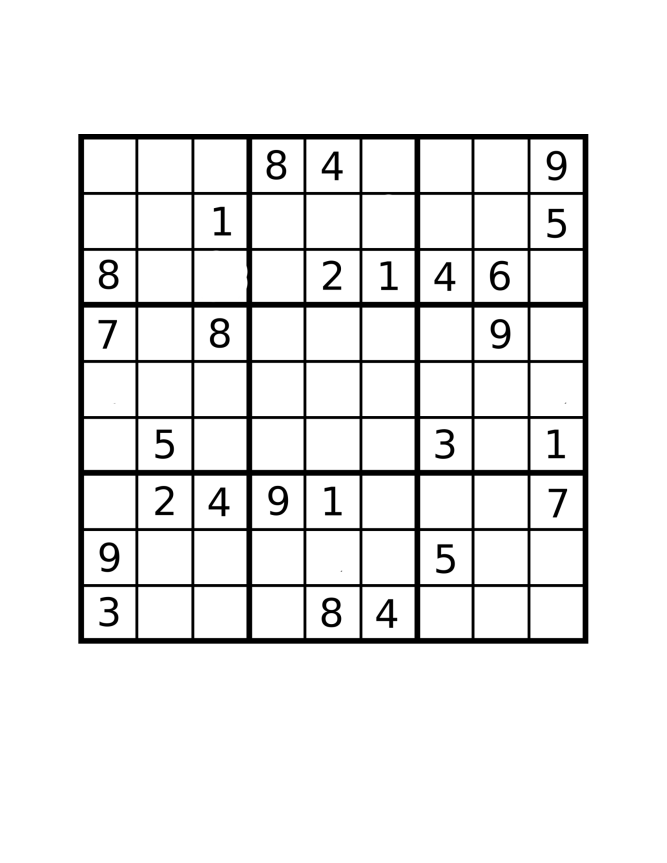
#> input picture test/s1.png, 2000 x 2588 px, given in place of the camera (shown at 1/3 size)
$ python sudokuocr.py
#> lines starting #> are read from the running program, lines starting #| are printed output that depends on the picture; after the words box and inside, x2 and y2 are one past the last pixel; in counts of white or black regions, pixels touching at a corner belong together
#!/usr/bin/env python2
import cv2
import numpy as np
import sys

matStr = ''

def getImageFromCamera():
	camera = cv2.VideoCapture(1)
	while True:
		img = camera.read()
		thresh = cv2.cvtColor(img[1],cv2.COLOR_BGR2GRAY)
		thresh = cv2.adaptiveThreshold(thresh,255,1,1,11,2)
		thresh = getBiggestContour(thresh)

		try:
			cv2.drawContours(img[1],[thresh.astype('int')],0,(0,255,0),3)
		except Exception:
			pass

		cv2.imshow("SudokuOCR",img[1])
		if (cv2.waitKey(5) != -1):
			return [thresh,img[1]]

def getBiggestContour(image):
	biggest = None
	maxArea = 0
	contours, hierarchy = cv2.findContours(image, cv2.RETR_TREE, cv2.CHAIN_APPROX_SIMPLE)
	for contour in contours:
		contour = contour.astype('int')
		area = cv2.contourArea(contour)
		if area > 100 and area > maxArea:
			peri = cv2.arcLength(contour,True)
			approx = cv2.approxPolyDP(contour, 0.02*peri, True)
			biggest = approx
			maxArea = area
	return biggest

def transformImage(contour, image):
	contour = contour.reshape((4,2))
	hnew = np.zeros((4,2),dtype = np.float32)
	add = contour.sum(1)
	hnew[0] = contour[np.argmin(add)]
	hnew[2] = contour[np.argmax(add)]
	diff = np.diff(contour,axis = 1)
	hnew[1] = contour[np.argmin(diff)]
	hnew[3] = contour[np.argmax(diff)]
	h = np.array([[0,0], [449,0], [449,449], [0,449] ], np.float32)
	retval = cv2.getPerspectiveTransform(hnew, h)
	image = cv2.warpPerspective(image, retval, (450,450))
	cv2.imshow("SudokuOCR", image)
	return image

def ocrRead():
	matrix = np.zeros((9,9), np.int8)
	imgRGB = cv2.imread('trans.jpg')
	imgGrayscale = cv2.cvtColor(imgRGB, cv2.COLOR_BGR2GRAY)
	imgGrayscale = cv2.GaussianBlur(imgGrayscale,(5,5),1)
	for i in range(1,10):
		template = cv2.imread('digits/'+str(i)+'.png',0)
		w, h = template.shape[::-1]
		res = cv2.matchTemplate(imgGrayscale, template, cv2.TM_CCOEFF_NORMED)
		loc = np.where( res >= 0.8)
		for pt in zip(*loc[::-1]):
			matrix[pt[1]/50][pt[0]/50] = i
			cv2.rectangle(imgRGB, pt, (pt[0] + w, pt[1] + h), (0,255,0), 2)
	cv2.putText(imgRGB, "Processing...", (15, 50), cv2.FONT_HERSHEY_SIMPLEX, 2, (0,0,255))
	cv2.imshow('SudokuOCR', imgRGB)
	#cv2.waitKey()
	return matrix

def sameRow(i,j): return (i/9 == j/9)
def sameCol(i,j): return (i-j) % 9 == 0
def sameBlock(i,j): return (i/27 == j/27 and i%9/3 == j%9/3)

# [52 lines left out: functions findSolution, rectify, showAnswer, not called in this run]

def main():
	global matStr
	img = getImageFromCamera();
#> in getImageFromCamera, `thresh = cv2.adaptiveThreshold(thresh,255,1,1,11,2)`:
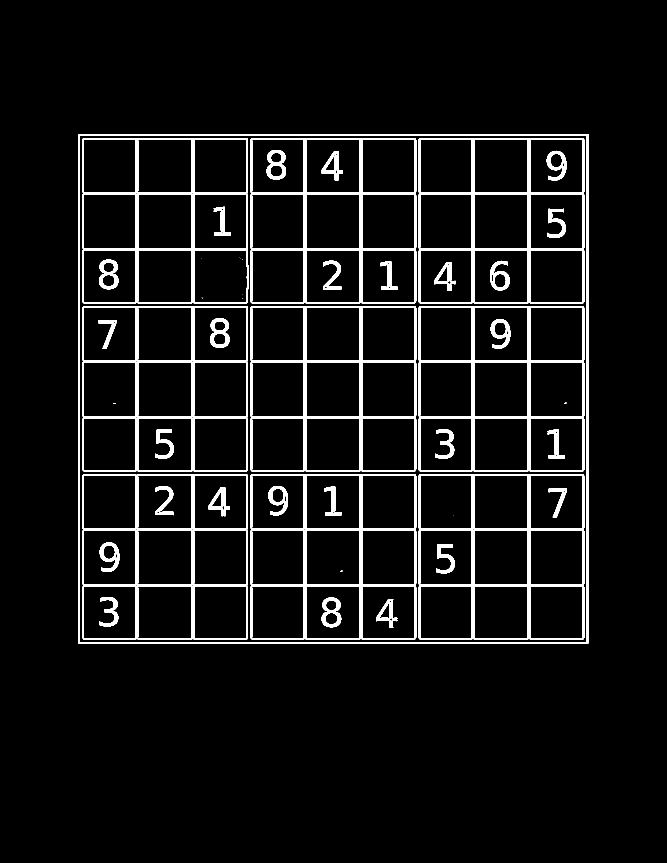
#> thresh: shape (2588, 2000) (shown at 1/3 size); 6.1% white; 48 white regions (12 under 20 px)
#> in getBiggestContour, `contours, hierarchy = cv2.findContours(image, cv2.RETR_TREE, cv2.CHAIN..`: contours = 352 contours, 167 with area under 20; largest, box (x1, y1, x2, y2) and area: (235, 402, 1765, 1931) 2336312, (239, 406, 1761, 1927) 2311918, (751, 1422, 1249, 1919) 246331, (751, 918, 1249, 1415) 246331, (751, 414, 1249, 911) 246322
#> the loop in getBiggestContour, `for contour in contours:` made 352 passes
#> (area, peri, biggest, maxArea) on pass 1: (2336312, 6114, [[235, 402], [235, 1930], [1764, 1930], [1764, 402]], 2336312)
#> area on passes 2, 3, 4, 5, 6, 9: 2311918, 245878.5, 24337, 24796, 23875.5, 25278
#> after the loop in getBiggestContour, `for contour in contours:`: maxArea = 2336312; peri = 6114
#> in getImageFromCamera, `thresh = getBiggestContour(thresh)`: thresh = [[235, 402], [235, 1930], [1764, 1930], [1764, 402]]
#> in getImageFromCamera, `cv2.imshow("SudokuOCR",img[1])`:
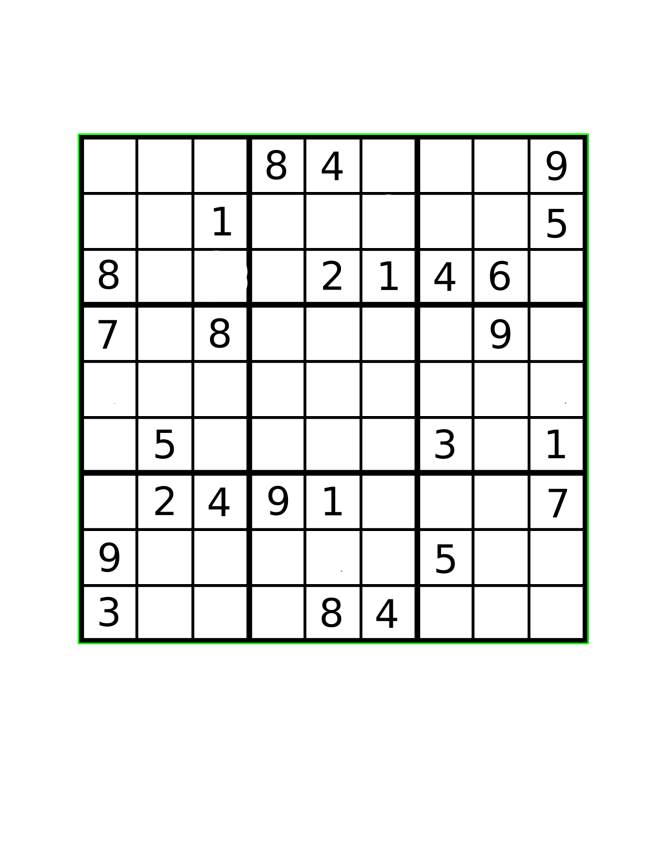
#> window 'SudokuOCR': shape (2588, 2000, 3) (shown at 1/3 size); mean B, G, R 234.5, 236, 234.5
#> (key Esc is pressed here)
#> img = 2 items
	cv2.imshow("SudokuOCR", img[1])
	img = transformImage(*img)
#> in transformImage, `contour = contour.reshape((4,2))`: contour has the same summary as thresh in getImageFromCamera
#> in transformImage, `add = contour.sum(1)`: add = [637, 2165, 3694, 2166]
#> in transformImage, `diff = np.diff(contour,axis = 1)`: diff = [167, 1695, 166, -1362]

	img = cv2.cvtColor(img, cv2.COLOR_BGR2GRAY)
	img = cv2.GaussianBlur(img, (15,15), 1)
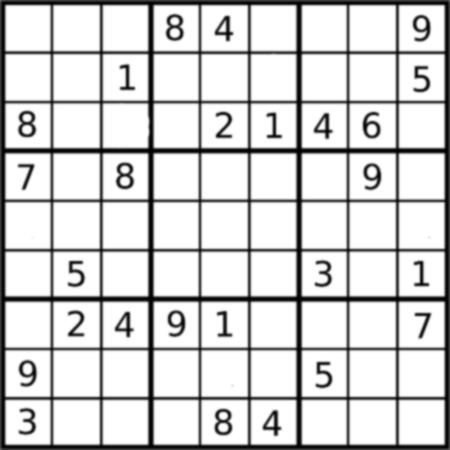
#> img: shape (450, 450); min 0, max 255, mean 211.6
	cv2.imwrite("trans.jpg", cv2.adaptiveThreshold(img, 255, 1, 1, 11, 2))
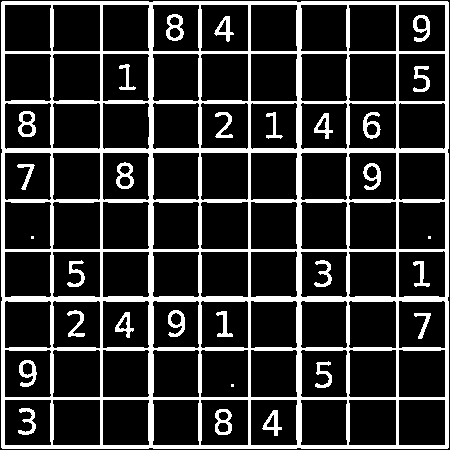
#> saved as trans.jpg: shape (450, 450); 19.1% white; 30 white regions (3 under 20 px), largest, box (x1, y1, x2, y2) and area: (1, 1, 449, 449) 33343, (166, 14, 184, 41) 251, (18, 111, 36, 137) 247
	cv2.waitKey()

	mat = ocrRead()
#> in ocrRead, `imgGrayscale = cv2.GaussianBlur(imgGrayscale,(5,5),1)`:
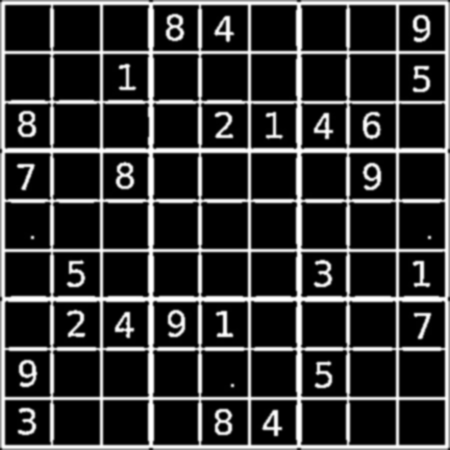
#> imgGrayscale: shape (450, 450); min 0, max 255, mean 49.3
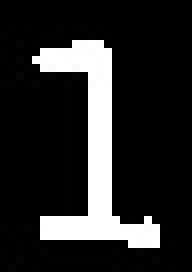
#> input picture digits/1.png, 24 x 34 px (shown 8 times larger)
#> in ocrRead, template is the input picture: shape (34, 24); min 0, max 255, mean 41
#> in ocrRead, `res = cv2.matchTemplate(imgGrayscale, template, cv2.TM_CCOEFF_NORMED)`:
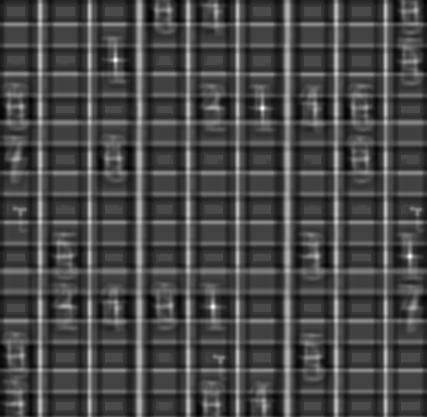
#> res: shape (417, 427) float32; min -0.364, max 0.889, mean -0.0105; drawn with min black and max white
#> in ocrRead, `loc = np.where( res >= 0.8)`: loc = 11 positions, rows 59 to 307, columns 115 to 410
#> the loop in ocrRead, `for pt in zip(*loc[::-1]):` made 1 pass
#> pt on pass 1: (115, 59)

	matStr = ''.join(str(j) for item in mat for j in item)
	findSolution(matStr)

if __name__ == "__main__":
#> (the run stopped early here; a loop or call above may not have finished)
